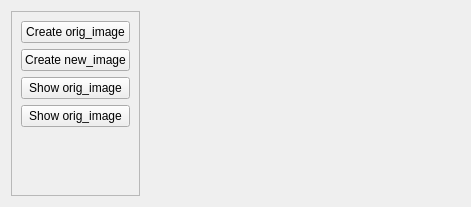
<?xml version="1.0" encoding="UTF-8"?>
<ui version="4.0">
 <class>MainBox</class>
 <widget class="QWidget" name="MainBox">
  <property name="geometry">
   <rect>
    <x>0</x>
    <y>0</y>
    <width>471</width>
    <height>207</height>
   </rect>
  </property>
  <property name="windowTitle">
   <string>Dialog</string>
  </property>
  <layout class="QHBoxLayout" name="horizontalLayout">
   <item>
    <widget class="QFrame" name="frame">
     <property name="frameShape">
      <enum>QFrame::StyledPanel</enum>
     </property>
     <property name="frameShadow">
      <enum>QFrame::Raised</enum>
     </property>
     <layout class="QVBoxLayout" name="verticalLayout">
      <item>
       <widget class="QPushButton" name="btn_create_orig_image">
        <property name="text">
         <string>Create orig_image</string>
        </property>
       </widget>
      </item>
      <item>
       <widget class="QPushButton" name="btn_create_new_image">
        <property name="text">
         <string>Create new_image</string>
        </property>
       </widget>
      </item>
      <item>
       <widget class="QPushButton" name="btn_show_orig_image">
        <property name="text">
         <string>Show orig_image</string>
        </property>
       </widget>
      </item>
      <item>
       <widget class="QPushButton" name="btn_show_new_image">
        <property name="text">
         <string>Show orig_image</string>
        </property>
       </widget>
      </item>
      <item>
       <spacer name="verticalSpacer">
        <property name="orientation">
         <enum>Qt::Vertical</enum>
        </property>
        <property name="sizeHint" stdset="0">
         <size>
          <width>20</width>
          <height>22</height>
         </size>
        </property>
       </spacer>
      </item>
     </layout>
    </widget>
   </item>
   <item>
    <spacer name="horizontalSpacer">
     <property name="orientation">
      <enum>Qt::Horizontal</enum>
     </property>
     <property name="sizeHint" stdset="0">
      <size>
       <width>327</width>
       <height>20</height>
      </size>
     </property>
    </spacer>
   </item>
  </layout>
 </widget>
 <resources/>
 <connections/>
</ui>
